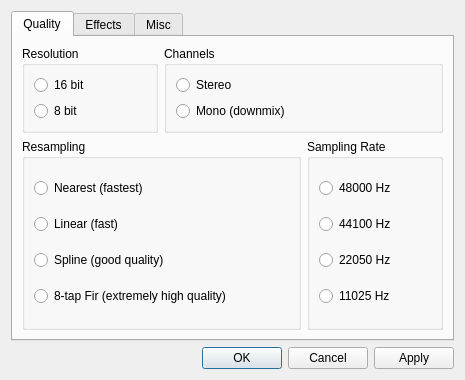
<ui version="4.0" >
 <class>SettingsDialog</class>
 <widget class="QDialog" name="SettingsDialog" >
  <property name="geometry" >
   <rect>
    <x>0</x>
    <y>0</y>
    <width>465</width>
    <height>380</height>
   </rect>
  </property>
  <property name="windowTitle" >
   <string>ModPlug Plugin Settings</string>
  </property>
  <layout class="QGridLayout" name="gridLayout" >
   <item row="0" column="0" colspan="2" >
    <widget class="QTabWidget" name="tabWidget" >
     <property name="currentIndex" >
      <number>0</number>
     </property>
     <widget class="QWidget" name="tab" >
      <attribute name="title" >
       <string>Quality</string>
      </attribute>
      <layout class="QGridLayout" >
       <item row="0" column="0" >
        <widget class="QGroupBox" name="groupBox" >
         <property name="sizePolicy" >
          <sizepolicy vsizetype="Preferred" hsizetype="Preferred" >
           <horstretch>0</horstretch>
           <verstretch>0</verstretch>
          </sizepolicy>
         </property>
         <property name="title" >
          <string>Resolution</string>
         </property>
         <layout class="QVBoxLayout" >
          <item>
           <widget class="QRadioButton" name="bit16RadioButton" >
            <property name="text" >
             <string>16 bit</string>
            </property>
           </widget>
          </item>
          <item>
           <widget class="QRadioButton" name="bit8RadioButton" >
            <property name="text" >
             <string>8 bit</string>
            </property>
           </widget>
          </item>
         </layout>
        </widget>
       </item>
       <item row="0" column="1" colspan="2" >
        <widget class="QGroupBox" name="groupBox_2" >
         <property name="sizePolicy" >
          <sizepolicy vsizetype="Preferred" hsizetype="Preferred" >
           <horstretch>0</horstretch>
           <verstretch>0</verstretch>
          </sizepolicy>
         </property>
         <property name="title" >
          <string>Channels</string>
         </property>
         <layout class="QVBoxLayout" >
          <item>
           <widget class="QRadioButton" name="stereoRadioButton" >
            <property name="text" >
             <string>Stereo</string>
            </property>
           </widget>
          </item>
          <item>
           <widget class="QRadioButton" name="monoRadioButton" >
            <property name="text" >
             <string>Mono (downmix)</string>
            </property>
           </widget>
          </item>
         </layout>
        </widget>
       </item>
       <item row="1" column="0" colspan="2" >
        <widget class="QGroupBox" name="groupBox_3" >
         <property name="sizePolicy" >
          <sizepolicy vsizetype="Expanding" hsizetype="Preferred" >
           <horstretch>0</horstretch>
           <verstretch>0</verstretch>
          </sizepolicy>
         </property>
         <property name="title" >
          <string>Resampling</string>
         </property>
         <layout class="QVBoxLayout" >
          <item>
           <widget class="QRadioButton" name="resampNearestRadioButton" >
            <property name="text" >
             <string>Nearest (fastest)</string>
            </property>
           </widget>
          </item>
          <item>
           <widget class="QRadioButton" name="resampLinearRadioButton" >
            <property name="text" >
             <string>Linear (fast)</string>
            </property>
           </widget>
          </item>
          <item>
           <widget class="QRadioButton" name="resampSplineRadioButton" >
            <property name="text" >
             <string>Spline (good quality)</string>
            </property>
           </widget>
          </item>
          <item>
           <widget class="QRadioButton" name="resampPolyphaseRadioButton" >
            <property name="text" >
             <string>8-tap Fir (extremely high quality)</string>
            </property>
           </widget>
          </item>
         </layout>
        </widget>
       </item>
       <item row="1" column="2" >
        <widget class="QGroupBox" name="groupBox_4" >
         <property name="sizePolicy" >
          <sizepolicy vsizetype="Expanding" hsizetype="Preferred" >
           <horstretch>0</horstretch>
           <verstretch>0</verstretch>
          </sizepolicy>
         </property>
         <property name="title" >
          <string>Sampling Rate</string>
         </property>
         <layout class="QVBoxLayout" >
          <item>
           <widget class="QRadioButton" name="khz48RadioButton" >
            <property name="text" >
             <string>48000 Hz</string>
            </property>
           </widget>
          </item>
          <item>
           <widget class="QRadioButton" name="khz44RadioButton" >
            <property name="text" >
             <string>44100 Hz</string>
            </property>
           </widget>
          </item>
          <item>
           <widget class="QRadioButton" name="khz22RadioButton" >
            <property name="text" >
             <string>22050 Hz</string>
            </property>
           </widget>
          </item>
          <item>
           <widget class="QRadioButton" name="khz11RadioButton" >
            <property name="text" >
             <string>11025 Hz</string>
            </property>
           </widget>
          </item>
         </layout>
        </widget>
       </item>
      </layout>
     </widget>
     <widget class="QWidget" name="tab_2" >
      <attribute name="title" >
       <string>Effects</string>
      </attribute>
      <layout class="QGridLayout" >
       <item row="0" column="0" >
        <widget class="QGroupBox" name="reverbGroupBox" >
         <property name="title" >
          <string>Reverb</string>
         </property>
         <property name="checkable" >
          <bool>true</bool>
         </property>
         <property name="checked" >
          <bool>true</bool>
         </property>
         <layout class="QGridLayout" >
          <item row="0" column="0" >
           <widget class="QLabel" name="label_3" >
            <property name="text" >
             <string>Depth (%)</string>
            </property>
           </widget>
          </item>
          <item row="0" column="1" >
           <spacer>
            <property name="orientation" >
             <enum>Qt::Horizontal</enum>
            </property>
            <property name="sizeHint" stdset="0" >
             <size>
              <width>10</width>
              <height>20</height>
             </size>
            </property>
           </spacer>
          </item>
          <item row="0" column="2" >
           <widget class="QLabel" name="label_9" >
            <property name="minimumSize" >
             <size>
              <width>40</width>
              <height>0</height>
             </size>
            </property>
            <property name="frameShape" >
             <enum>QFrame::Panel</enum>
            </property>
            <property name="frameShadow" >
             <enum>QFrame::Sunken</enum>
            </property>
            <property name="text" >
             <string>0</string>
            </property>
            <property name="alignment" >
             <set>Qt::AlignCenter</set>
            </property>
            <property name="wordWrap" >
             <bool>false</bool>
            </property>
            <property name="margin" >
             <number>2</number>
            </property>
           </widget>
          </item>
          <item row="1" column="0" colspan="3" >
           <widget class="QSlider" name="reverbDepthSlider" >
            <property name="maximum" >
             <number>100</number>
            </property>
            <property name="orientation" >
             <enum>Qt::Horizontal</enum>
            </property>
           </widget>
          </item>
          <item row="2" column="0" >
           <widget class="QLabel" name="label_4" >
            <property name="text" >
             <string>Delay (ms)</string>
            </property>
           </widget>
          </item>
          <item row="2" column="1" >
           <spacer>
            <property name="orientation" >
             <enum>Qt::Horizontal</enum>
            </property>
            <property name="sizeHint" stdset="0" >
             <size>
              <width>10</width>
              <height>20</height>
             </size>
            </property>
           </spacer>
          </item>
          <item row="2" column="2" >
           <widget class="QLabel" name="label_10" >
            <property name="minimumSize" >
             <size>
              <width>35</width>
              <height>0</height>
             </size>
            </property>
            <property name="frameShape" >
             <enum>QFrame::Panel</enum>
            </property>
            <property name="frameShadow" >
             <enum>QFrame::Sunken</enum>
            </property>
            <property name="text" >
             <string>40</string>
            </property>
            <property name="alignment" >
             <set>Qt::AlignCenter</set>
            </property>
            <property name="wordWrap" >
             <bool>false</bool>
            </property>
            <property name="margin" >
             <number>2</number>
            </property>
           </widget>
          </item>
          <item row="3" column="0" colspan="3" >
           <widget class="QSlider" name="reverbDelaySlider" >
            <property name="minimum" >
             <number>40</number>
            </property>
            <property name="maximum" >
             <number>200</number>
            </property>
            <property name="orientation" >
             <enum>Qt::Horizontal</enum>
            </property>
           </widget>
          </item>
         </layout>
        </widget>
       </item>
       <item row="0" column="1" >
        <widget class="QGroupBox" name="bassGroupBox" >
         <property name="title" >
          <string>Bass Boost</string>
         </property>
         <property name="checkable" >
          <bool>true</bool>
         </property>
         <property name="checked" >
          <bool>true</bool>
         </property>
         <layout class="QGridLayout" >
          <item row="0" column="0" >
           <widget class="QLabel" name="label_5" >
            <property name="text" >
             <string>Amount (%)</string>
            </property>
           </widget>
          </item>
          <item row="0" column="1" >
           <spacer>
            <property name="orientation" >
             <enum>Qt::Horizontal</enum>
            </property>
            <property name="sizeHint" stdset="0" >
             <size>
              <width>10</width>
              <height>20</height>
             </size>
            </property>
           </spacer>
          </item>
          <item row="0" column="2" >
           <widget class="QLabel" name="label_13" >
            <property name="minimumSize" >
             <size>
              <width>40</width>
              <height>0</height>
             </size>
            </property>
            <property name="frameShape" >
             <enum>QFrame::Panel</enum>
            </property>
            <property name="frameShadow" >
             <enum>QFrame::Sunken</enum>
            </property>
            <property name="text" >
             <string>0</string>
            </property>
            <property name="alignment" >
             <set>Qt::AlignCenter</set>
            </property>
            <property name="wordWrap" >
             <bool>false</bool>
            </property>
            <property name="margin" >
             <number>2</number>
            </property>
           </widget>
          </item>
          <item row="1" column="0" colspan="3" >
           <widget class="QSlider" name="bassAmountSlider" >
            <property name="maximum" >
             <number>100</number>
            </property>
            <property name="orientation" >
             <enum>Qt::Horizontal</enum>
            </property>
           </widget>
          </item>
          <item row="2" column="0" >
           <widget class="QLabel" name="label_6" >
            <property name="text" >
             <string>Range (Hz)</string>
            </property>
           </widget>
          </item>
          <item row="2" column="1" >
           <spacer>
            <property name="orientation" >
             <enum>Qt::Horizontal</enum>
            </property>
            <property name="sizeHint" stdset="0" >
             <size>
              <width>10</width>
              <height>20</height>
             </size>
            </property>
           </spacer>
          </item>
          <item row="2" column="2" >
           <widget class="QLabel" name="label_14" >
            <property name="minimumSize" >
             <size>
              <width>35</width>
              <height>0</height>
             </size>
            </property>
            <property name="frameShape" >
             <enum>QFrame::Panel</enum>
            </property>
            <property name="frameShadow" >
             <enum>QFrame::Sunken</enum>
            </property>
            <property name="text" >
             <string>10</string>
            </property>
            <property name="alignment" >
             <set>Qt::AlignCenter</set>
            </property>
            <property name="wordWrap" >
             <bool>false</bool>
            </property>
            <property name="margin" >
             <number>2</number>
            </property>
           </widget>
          </item>
          <item row="3" column="0" colspan="3" >
           <widget class="QSlider" name="bassRangeSlider" >
            <property name="minimum" >
             <number>10</number>
            </property>
            <property name="maximum" >
             <number>100</number>
            </property>
            <property name="orientation" >
             <enum>Qt::Horizontal</enum>
            </property>
           </widget>
          </item>
         </layout>
        </widget>
       </item>
       <item row="1" column="0" >
        <widget class="QGroupBox" name="surGroupBox" >
         <property name="title" >
          <string>Surround</string>
         </property>
         <property name="checkable" >
          <bool>true</bool>
         </property>
         <layout class="QGridLayout" >
          <item row="0" column="0" >
           <widget class="QLabel" name="label" >
            <property name="text" >
             <string>Depth (%)</string>
            </property>
           </widget>
          </item>
          <item row="0" column="1" >
           <spacer>
            <property name="orientation" >
             <enum>Qt::Horizontal</enum>
            </property>
            <property name="sizeHint" stdset="0" >
             <size>
              <width>10</width>
              <height>20</height>
             </size>
            </property>
           </spacer>
          </item>
          <item row="0" column="2" >
           <widget class="QLabel" name="label_11" >
            <property name="minimumSize" >
             <size>
              <width>35</width>
              <height>0</height>
             </size>
            </property>
            <property name="frameShape" >
             <enum>QFrame::Panel</enum>
            </property>
            <property name="frameShadow" >
             <enum>QFrame::Sunken</enum>
            </property>
            <property name="text" >
             <string>0</string>
            </property>
            <property name="alignment" >
             <set>Qt::AlignCenter</set>
            </property>
           </widget>
          </item>
          <item row="1" column="0" colspan="3" >
           <widget class="QSlider" name="surDepthSlider" >
            <property name="maximum" >
             <number>100</number>
            </property>
            <property name="orientation" >
             <enum>Qt::Horizontal</enum>
            </property>
           </widget>
          </item>
          <item row="2" column="0" >
           <widget class="QLabel" name="label_2" >
            <property name="text" >
             <string>Delay (ms)</string>
            </property>
           </widget>
          </item>
          <item row="2" column="1" >
           <spacer>
            <property name="orientation" >
             <enum>Qt::Horizontal</enum>
            </property>
            <property name="sizeHint" stdset="0" >
             <size>
              <width>10</width>
              <height>20</height>
             </size>
            </property>
           </spacer>
          </item>
          <item row="2" column="2" >
           <widget class="QLabel" name="label_12" >
            <property name="minimumSize" >
             <size>
              <width>35</width>
              <height>0</height>
             </size>
            </property>
            <property name="frameShape" >
             <enum>QFrame::Panel</enum>
            </property>
            <property name="frameShadow" >
             <enum>QFrame::Sunken</enum>
            </property>
            <property name="text" >
             <string>5</string>
            </property>
            <property name="alignment" >
             <set>Qt::AlignCenter</set>
            </property>
           </widget>
          </item>
          <item row="3" column="0" colspan="3" >
           <widget class="QSlider" name="surDelaySlider" >
            <property name="minimum" >
             <number>5</number>
            </property>
            <property name="maximum" >
             <number>40</number>
            </property>
            <property name="orientation" >
             <enum>Qt::Horizontal</enum>
            </property>
           </widget>
          </item>
         </layout>
        </widget>
       </item>
       <item row="1" column="1" >
        <widget class="QGroupBox" name="preampGroupBox" >
         <property name="title" >
          <string>Preamp</string>
         </property>
         <property name="checkable" >
          <bool>true</bool>
         </property>
         <layout class="QGridLayout" >
          <item row="0" column="0" >
           <widget class="QLabel" name="label_7" >
            <property name="text" >
             <string>Volume</string>
            </property>
           </widget>
          </item>
          <item row="0" column="1" >
           <spacer>
            <property name="orientation" >
             <enum>Qt::Horizontal</enum>
            </property>
            <property name="sizeHint" stdset="0" >
             <size>
              <width>10</width>
              <height>20</height>
             </size>
            </property>
           </spacer>
          </item>
          <item row="0" column="2" >
           <widget class="QLabel" name="preampLabel" >
            <property name="minimumSize" >
             <size>
              <width>35</width>
              <height>0</height>
             </size>
            </property>
            <property name="frameShape" >
             <enum>QFrame::Panel</enum>
            </property>
            <property name="frameShadow" >
             <enum>QFrame::Sunken</enum>
            </property>
            <property name="text" >
             <string>0</string>
            </property>
            <property name="alignment" >
             <set>Qt::AlignCenter</set>
            </property>
            <property name="wordWrap" >
             <bool>false</bool>
            </property>
            <property name="margin" >
             <number>2</number>
            </property>
           </widget>
          </item>
          <item row="1" column="0" colspan="3" >
           <widget class="QSlider" name="preampSlider" >
            <property name="minimum" >
             <number>-30</number>
            </property>
            <property name="maximum" >
             <number>30</number>
            </property>
            <property name="singleStep" >
             <number>0</number>
            </property>
            <property name="orientation" >
             <enum>Qt::Horizontal</enum>
            </property>
            <property name="tickPosition" >
             <enum>QSlider::TicksBelow</enum>
            </property>
            <property name="tickInterval" >
             <number>30</number>
            </property>
           </widget>
          </item>
          <item row="2" column="0" colspan="3" >
           <widget class="QLabel" name="label_15" >
            <property name="text" >
             <string>Note: Setting the preamp
too high may cause clipping!</string>
            </property>
            <property name="alignment" >
             <set>Qt::AlignCenter</set>
            </property>
           </widget>
          </item>
         </layout>
        </widget>
       </item>
      </layout>
     </widget>
     <widget class="QWidget" name="tab_3" >
      <attribute name="title" >
       <string>Misc</string>
      </attribute>
      <layout class="QVBoxLayout" >
       <item>
        <widget class="QGroupBox" name="groupBox_9" >
         <property name="title" >
          <string>General</string>
         </property>
         <layout class="QGridLayout" >
          <item row="0" column="0" >
           <widget class="QCheckBox" name="fileNameCheckBox" >
            <property name="text" >
             <string>Use filename as song title</string>
            </property>
           </widget>
          </item>
          <item row="0" column="1" >
           <widget class="QCheckBox" name="noiseCheckBox" >
            <property name="text" >
             <string>Noise reduction</string>
            </property>
           </widget>
          </item>
          <item row="1" column="0" >
           <widget class="QCheckBox" name="checkBox_6" >
            <property name="enabled" >
             <bool>false</bool>
            </property>
            <property name="text" >
             <string>Fast playlist info</string>
            </property>
           </widget>
          </item>
          <item row="1" column="1" >
           <widget class="QCheckBox" name="amigaCheckBox" >
            <property name="enabled" >
             <bool>false</bool>
            </property>
            <property name="text" >
             <string>Play Amiga MOD</string>
            </property>
           </widget>
          </item>
         </layout>
        </widget>
       </item>
       <item>
        <widget class="QGroupBox" name="groupBox_10" >
         <property name="title" >
          <string>Looping</string>
         </property>
         <layout class="QGridLayout" >
          <item row="0" column="0" >
           <widget class="QRadioButton" name="dontLoopRadioButton" >
            <property name="text" >
             <string>Don't loop</string>
            </property>
           </widget>
          </item>
          <item row="1" column="0" >
           <widget class="QRadioButton" name="loopRadioButton" >
            <property name="text" >
             <string>Loop</string>
            </property>
           </widget>
          </item>
          <item row="1" column="1" >
           <widget class="QSpinBox" name="loopSpinBox" >
            <property name="maximum" >
             <number>100</number>
            </property>
            <property name="value" >
             <number>1</number>
            </property>
           </widget>
          </item>
          <item row="1" column="2" >
           <widget class="QLabel" name="label_8" >
            <property name="text" >
             <string>time(s)</string>
            </property>
           </widget>
          </item>
          <item row="1" column="3" >
           <spacer>
            <property name="orientation" >
             <enum>Qt::Horizontal</enum>
            </property>
            <property name="sizeHint" stdset="0" >
             <size>
              <width>10</width>
              <height>20</height>
             </size>
            </property>
           </spacer>
          </item>
          <item row="2" column="0" colspan="2" >
           <widget class="QRadioButton" name="loopForeverRadioButton" >
            <property name="text" >
             <string>Loop forever</string>
            </property>
           </widget>
          </item>
         </layout>
        </widget>
       </item>
       <item>
        <spacer>
         <property name="orientation" >
          <enum>Qt::Vertical</enum>
         </property>
         <property name="sizeHint" stdset="0" >
          <size>
           <width>20</width>
           <height>40</height>
          </size>
         </property>
        </spacer>
       </item>
      </layout>
     </widget>
    </widget>
   </item>
   <item row="1" column="0" >
    <spacer>
     <property name="orientation" >
      <enum>Qt::Horizontal</enum>
     </property>
     <property name="sizeHint" stdset="0" >
      <size>
       <width>211</width>
       <height>20</height>
      </size>
     </property>
    </spacer>
   </item>
   <item row="1" column="1" >
    <widget class="QDialogButtonBox" name="buttonBox" >
     <property name="standardButtons" >
      <set>QDialogButtonBox::Apply|QDialogButtonBox::Cancel|QDialogButtonBox::Ok</set>
     </property>
    </widget>
   </item>
  </layout>
 </widget>
 <resources/>
 <connections>
  <connection>
   <sender>reverbDepthSlider</sender>
   <signal>valueChanged(int)</signal>
   <receiver>label_9</receiver>
   <slot>setNum(int)</slot>
   <hints>
    <hint type="sourcelabel" >
     <x>219</x>
     <y>118</y>
    </hint>
    <hint type="destinationlabel" >
     <x>199</x>
     <y>85</y>
    </hint>
   </hints>
  </connection>
  <connection>
   <sender>reverbDelaySlider</sender>
   <signal>valueChanged(int)</signal>
   <receiver>label_10</receiver>
   <slot>setNum(int)</slot>
   <hints>
    <hint type="sourcelabel" >
     <x>191</x>
     <y>172</y>
    </hint>
    <hint type="destinationlabel" >
     <x>219</x>
     <y>150</y>
    </hint>
   </hints>
  </connection>
  <connection>
   <sender>surDepthSlider</sender>
   <signal>valueChanged(int)</signal>
   <receiver>label_11</receiver>
   <slot>setNum(int)</slot>
   <hints>
    <hint type="sourcelabel" >
     <x>200</x>
     <y>253</y>
    </hint>
    <hint type="destinationlabel" >
     <x>199</x>
     <y>231</y>
    </hint>
   </hints>
  </connection>
  <connection>
   <sender>surDelaySlider</sender>
   <signal>valueChanged(int)</signal>
   <receiver>label_12</receiver>
   <slot>setNum(int)</slot>
   <hints>
    <hint type="sourcelabel" >
     <x>193</x>
     <y>316</y>
    </hint>
    <hint type="destinationlabel" >
     <x>187</x>
     <y>276</y>
    </hint>
   </hints>
  </connection>
  <connection>
   <sender>bassAmountSlider</sender>
   <signal>valueChanged(int)</signal>
   <receiver>label_13</receiver>
   <slot>setNum(int)</slot>
   <hints>
    <hint type="sourcelabel" >
     <x>408</x>
     <y>118</y>
    </hint>
    <hint type="destinationlabel" >
     <x>420</x>
     <y>87</y>
    </hint>
   </hints>
  </connection>
  <connection>
   <sender>bassRangeSlider</sender>
   <signal>valueChanged(int)</signal>
   <receiver>label_14</receiver>
   <slot>setNum(int)</slot>
   <hints>
    <hint type="sourcelabel" >
     <x>392</x>
     <y>159</y>
    </hint>
    <hint type="destinationlabel" >
     <x>397</x>
     <y>137</y>
    </hint>
   </hints>
  </connection>
  <connection>
   <sender>buttonBox</sender>
   <signal>rejected()</signal>
   <receiver>SettingsDialog</receiver>
   <slot>reject()</slot>
   <hints>
    <hint type="sourcelabel" >
     <x>294</x>
     <y>362</y>
    </hint>
    <hint type="destinationlabel" >
     <x>170</x>
     <y>371</y>
    </hint>
   </hints>
  </connection>
 </connections>
</ui>
